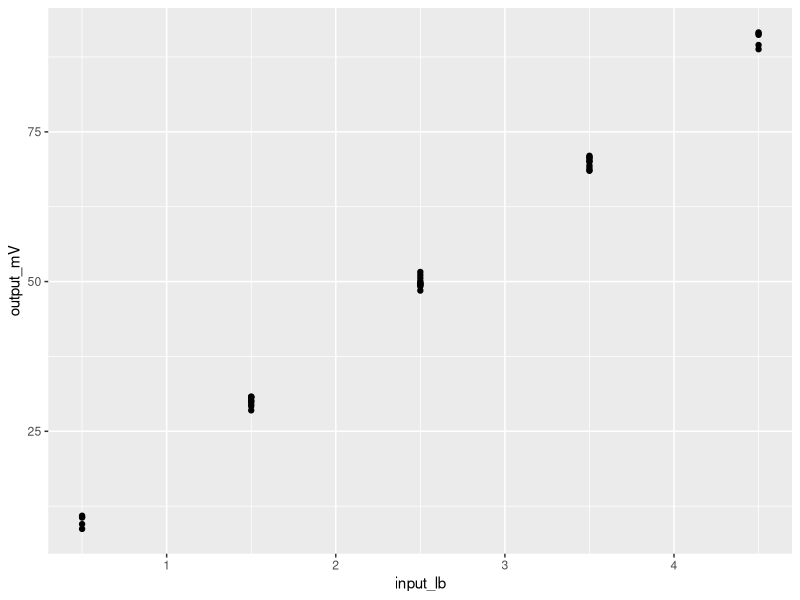
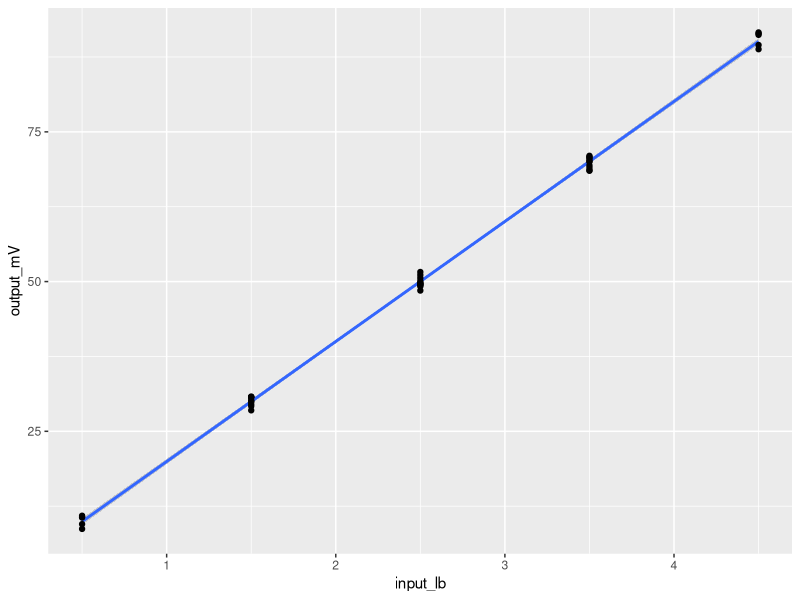
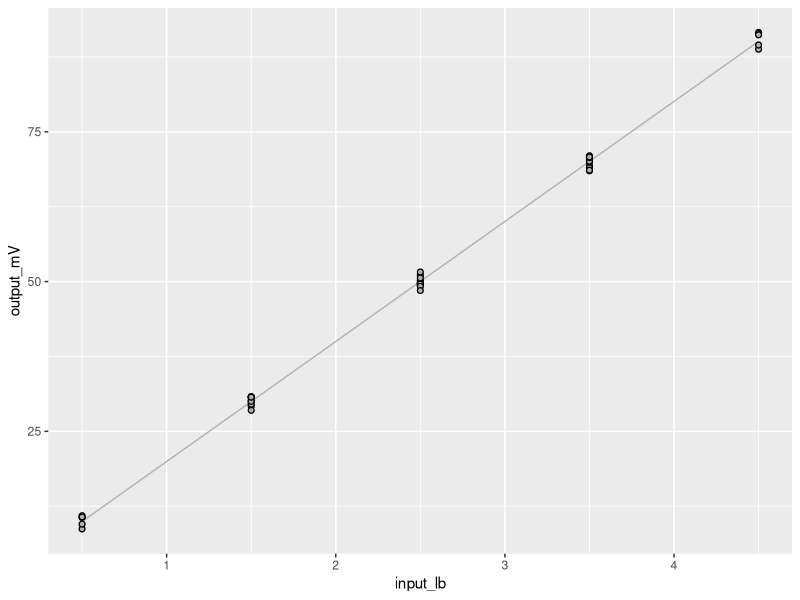
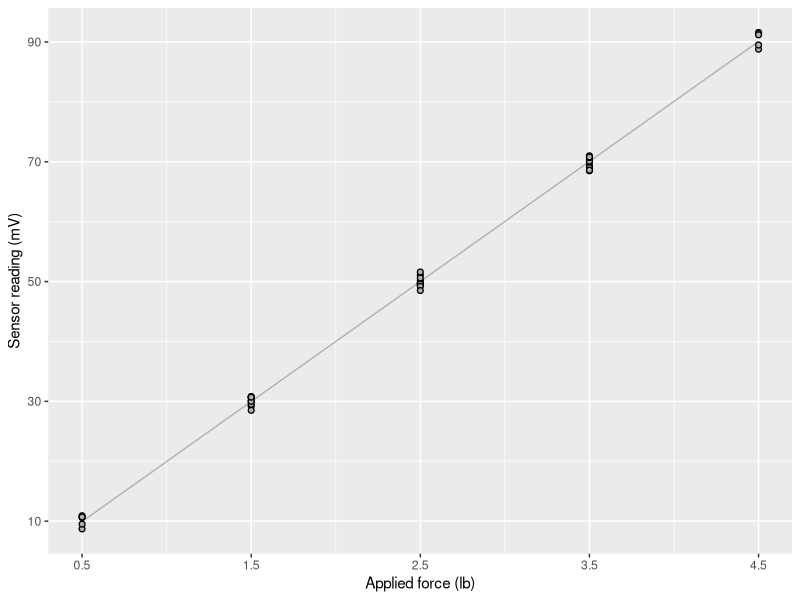
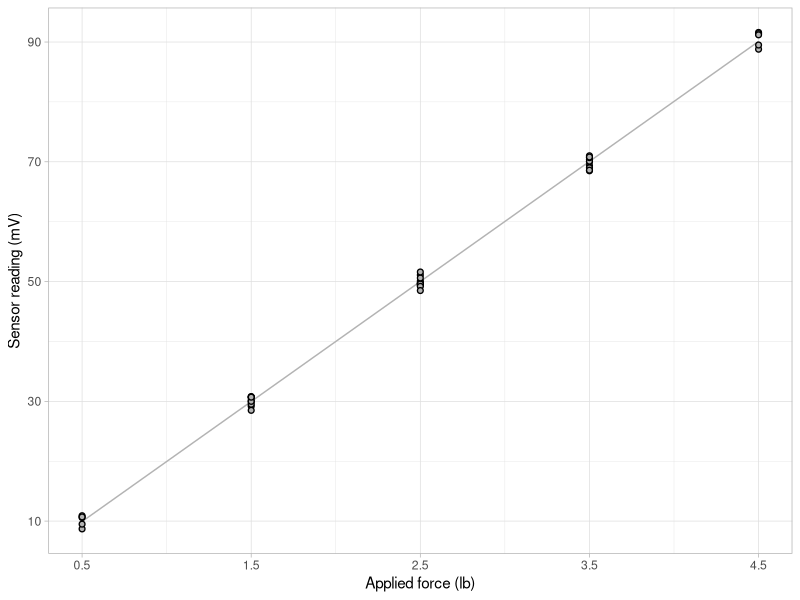
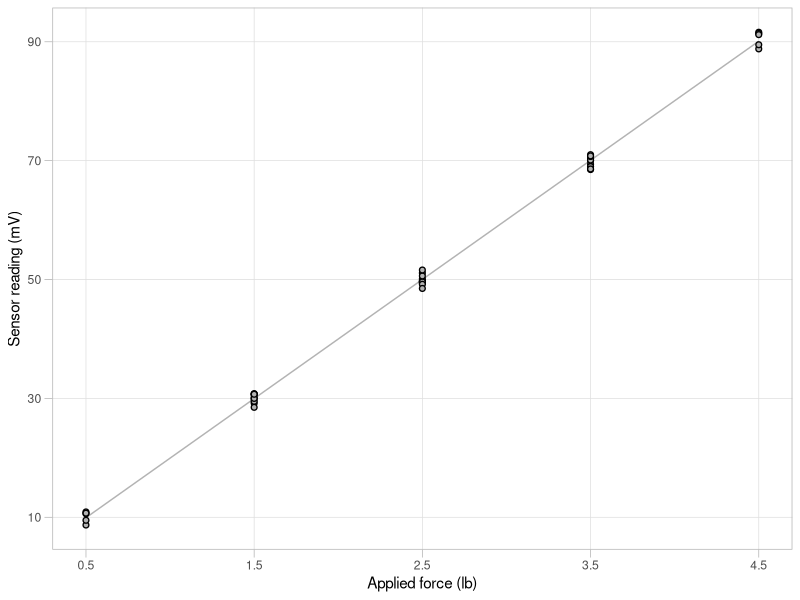
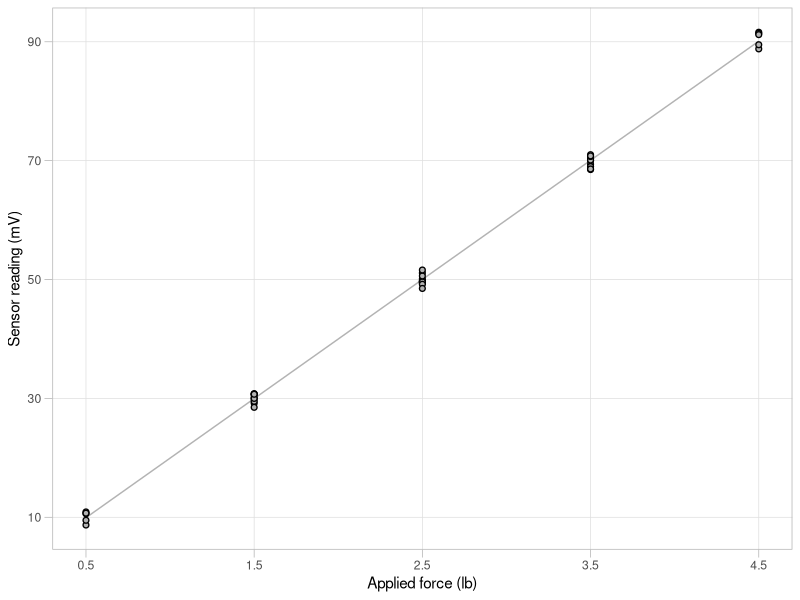
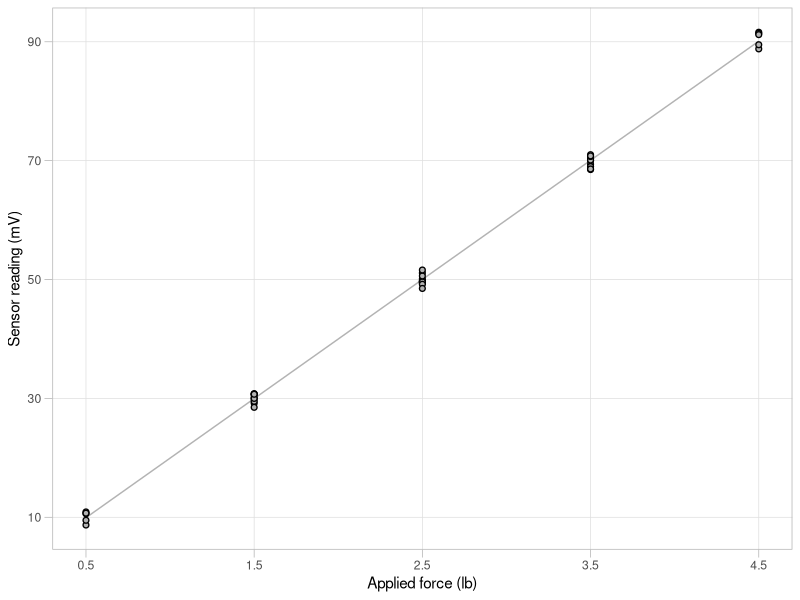

Generate these figures, in order, with R:
## ---- chunk 1
library(knitr)
opts_knit$set(root.dir = '../')
opts_chunk$set(echo = TRUE)
## ---- chunk 2
library(readr)
library(ggplot2)
## ---- chunk 3
graph_data <- read_csv("data/02_calibr_data-tidy.csv")
str(graph_data)
## ---- chunk 4
calibr_graph <- ggplot(data = graph_data, aes(x = input_lb, y = output_mV)) +
	geom_point()

print(calibr_graph)
## ---- chunk 5
calibr_graph <- ggplot(data = graph_data, aes(x = input_lb, y = output_mV)) +
	geom_smooth(method = 'lm') + 
	geom_point()

print(calibr_graph)
## ---- chunk 6
calibr_graph <- ggplot(data = graph_data, aes(x = input_lb, y = output_mV)) +
	geom_smooth(method = 'lm', se = FALSE, color = 'gray70',  size = 0.5) + 
	geom_point(size = 1.5, stroke = 0.7, shape = 21, color = 'black', fill= 'gray70')

print(calibr_graph)
## ---- chunk 7
calibr_graph <- calibr_graph + 
	xlab("Applied force (lb)") + 
	ylab("Sensor reading (mV)")
## ---- chunk 8
calibr_graph <- calibr_graph + 
	scale_x_continuous(breaks = seq(from = 0.5, to = 4.5, by = 1)) +
	scale_y_continuous(breaks = seq(from = 10, to = 90, by = 20))
print(calibr_graph)
## ---- chunk 9
calibr_graph <- calibr_graph + 
	theme_light()
print(calibr_graph)
## ---- chunk 10
calibr_graph <- calibr_graph +
        theme(panel.grid.minor = element_blank(), axis.ticks.length = unit(2, "mm"))

print(calibr_graph)
## ---- chunk 11
calibr_graph <- ggplot(graph_data, aes(input_lb, output_mV)) +
	geom_smooth(method = 'lm', se = FALSE, color = 'gray70',  size = 0.5) + 
	geom_point(size = 1.5, stroke = 0.7, shape = 21, color = 'black', fill= 'gray70') +
	xlab("Applied force (lb)") + 
	ylab("Sensor reading (mV)") +
	scale_x_continuous(breaks = seq(0.5, 4.5, 1)) +
	scale_y_continuous(breaks = seq(10, 90, 20)) +
	theme_light() +
	theme(panel.grid.minor = element_blank(), axis.ticks.length = unit(2, "mm"))

# print to output	
print(calibr_graph)

# print to file
ggsave("results/03_calibr_graph.png", plot = calibr_graph, 
			 width = 6, height = 4, units = "in", dpi = 300)
